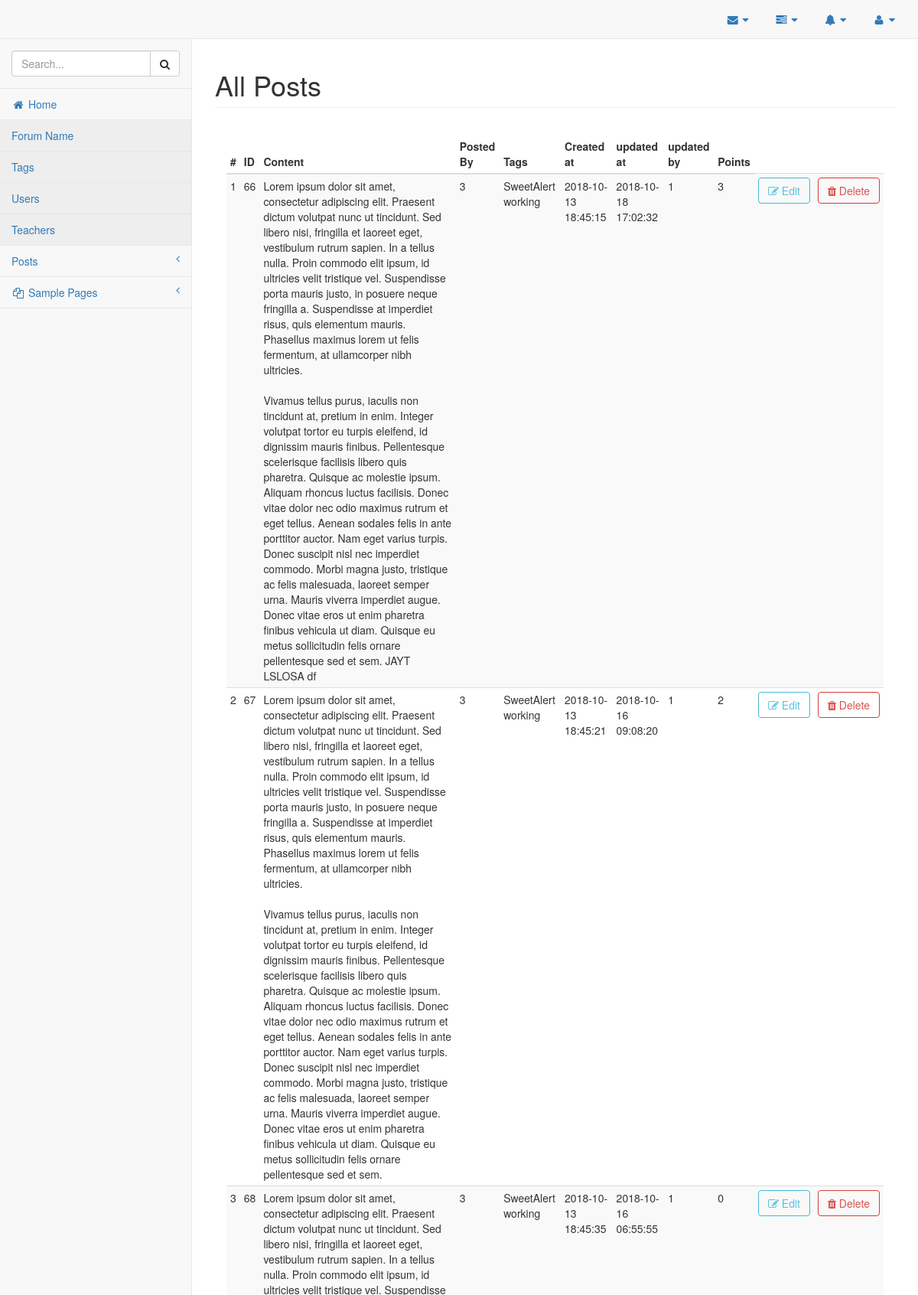
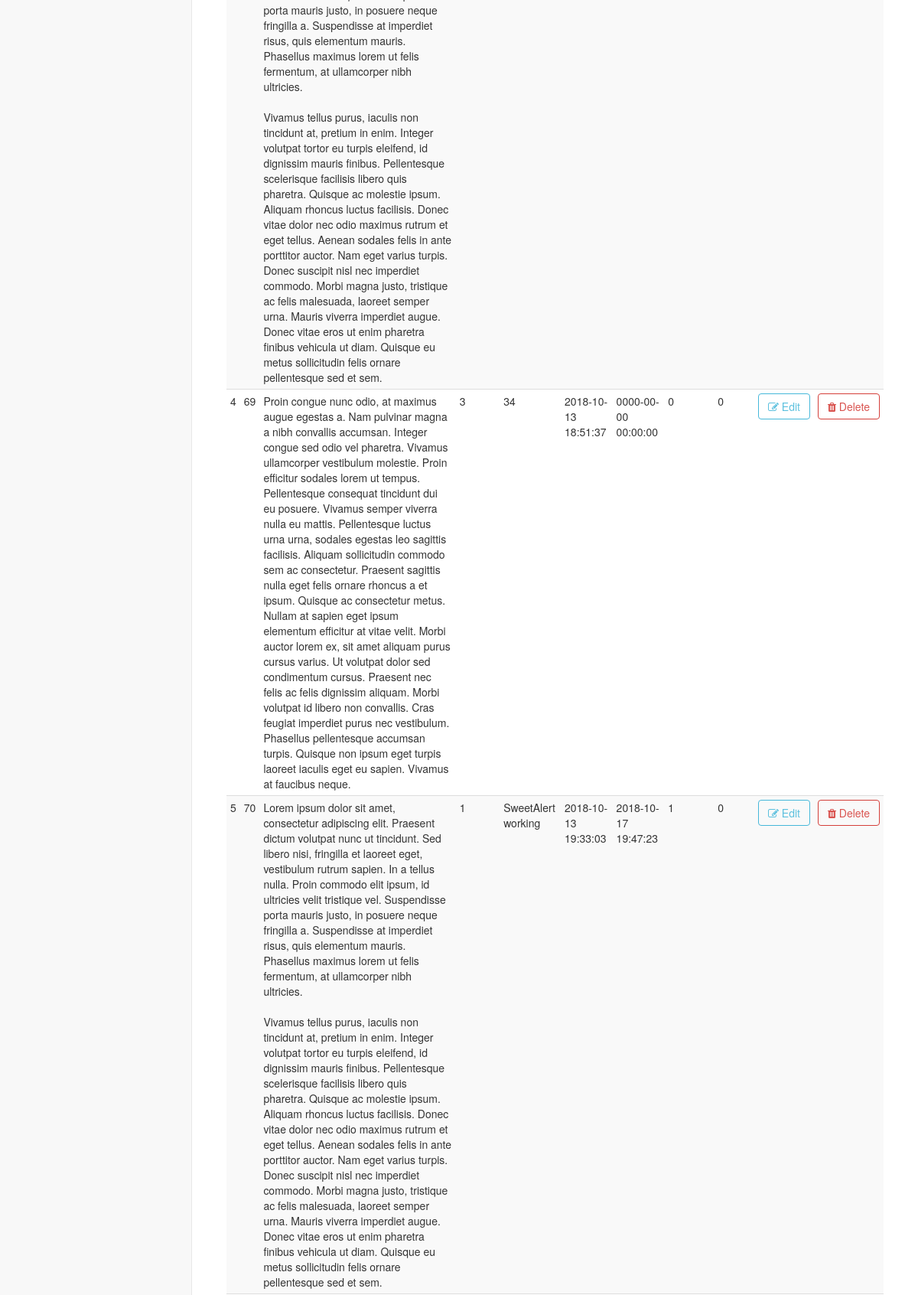
Screenshot of /admin/posts.php (signed in, upper part) with the database file from the repository (2 pictures, top to bottom).
### tables this page shows
CREATE TABLE `posts` (
  `post_id` int(11) NOT NULL,
  `post_content` text NOT NULL,
  `post_image` text NOT NULL,
  `post_user_id` int(11) NOT NULL,
  `post_tags` mediumtext NOT NULL,
  `created_at` datetime NOT NULL,
  `deleted_at` datetime NOT NULL,
  `is_deleted` bit(1) NOT NULL DEFAULT b'0',
  `deleted_by` int(11) NOT NULL,
  `updated_at` datetime NOT NULL,
  `updated_by` int(11) NOT NULL,
  `post_points` int(11) NOT NULL
);

### classes/Database.php (called while the page is built, shortened)
<?php
    class Database {
        private $servername;
        private $username;
        private $password;
        private $database;
        private $connection;
        public function __construct() {
            $this->servername = "localhost";
            $this->username = "aniket";
            $this->password = "aniket";
            $this->database = "forumdb";
        }
        public function connectDB() {
            $this->connection = new mysqli($this->servername, $this->username, $this->password, $this->database);
        }
        public function getConnection() {
            return $this->connection;
        }
    }
    $database = new Database();
?>

### classes/Posts.php (called while the page is built, shortened)
<?php
	require_once("Database.php");
	class Posts {
		private $connection;
		public function __construct() {
			global $database;
			$this->connection = $database->getConnection();
		}
		public function getAllPosts() {
			$sql = "SELECT * FROM posts WHERE is_deleted = 0";
			$result_set = $this->connection->query($sql);
			return $result_set;
		}
	}
?>

### admin/posts.php (the view, shortened to what this page needs)
<!DOCTYPE html>
<html lang="en">
    <?php
        require_once("../ui-elements/header.php");
        require_once("../classes/Posts.php");
    ?>
    <body>
        <div id="wrapper">
            <?php
                require_once("../ui-elements/navigation.php");
            ?>
            <div id="page-wrapper">
                <div class="row">
                    <div class="col-lg-12">
                        <h1 class="page-header">All Posts</h1>
                    </div>
                </div>
                <div class="panel-body">
                    <table width="100%" id="posts-table" class="table table-striped table-condensed" id="posts-table">
                        <thead>
                            <tr>
                                <th>#</th>
                                <th>ID</th>
                                <th>Content</th>
                                <th>Posted By</th>
                                <th>Tags</th>
                                <th>Created at</th>
                                <th>updated at</th>
                                <th>updated by</th>
                                <th>Points</th>
                            </tr>
                        </thead>
                        <tbody>
                            <?php
                                $sr_no = 1;
                                $posts = new Posts();
                                $all_posts = $posts->getAllPosts();
                                while($row = mysqli_fetch_assoc($all_posts)) {
                                    extract($row);
                            ?>
                                    <tr>
                                        <td><?php echo $sr_no; ?></td>
                                        <td><?php echo $post_id; ?></td>
                                        <td><?php echo $post_content; ?></td>
                                        <td><?php echo $post_user_id; ?></td>
                                        <td><?php echo $post_tags; ?></td>
                                        <td><?php echo $created_at; ?></td>
                                        <td><?php echo $updated_at; ?></td>
                                        <td><?php echo $updated_by; ?></td>
                                        <td><?php echo $post_points; ?></td>
                                        <td><a class='btn btn-outline btn-info' onclick="editPostClicked(event, <?php echo $post_id; ?>, 'posts-table', this);"><span class='fa fa-pencil-square-o'></span> Edit</a></td>
                                        <td><a class='btn btn-outline btn-danger' onclick="deletePostClicked(event, <?php echo $post_id; ?>, this);"><span class='fa fa-trash'></span> Delete</a></td>
                                    </tr>
                            <?php
                                    $sr_no++;
                                }
                            ?>
                        </tbody>
                    </table>
                </div>
            </div>
    </body>
</html>

### rows the page displays
posts: post_id "66", post_content "Lorem ipsum dolor sit amet, consectetur adipiscing elit. Praesent dictum volutpat nunc ut tincidunt. Sed libero nisi, fringilla et laoreet eget, vestibulum rutrum sapien. In a tellus nulla. Proin commodo elit ipsum, id ultricies velit tristique vel. Suspendisse porta mauris justo, in posuere neque fringilla a. Suspendisse at imperdiet risus, quis elementum mauris. Phasellus maximus lorem ut felis fermentum, at ullamcorper nibh ultricies. Vivamus tellus purus, iaculis non tincidunt at, pretium in enim. Integer volutpat tortor eu turpis eleifend, id dignissim mauris finibus. Pellentesque scelerisque facilisis libero quis pharetra. Quisque ac molestie ipsum. Aliquam rhoncus luctus facilisis.…", post_user "3", post_tags "SweetAlert working", created_at "2018-10-13 18:45:15", updated_at "2018-10-18 17:02:32", updated_by "1", post_points "3"
posts: post_id "67", post_content "Lorem ipsum dolor sit amet, consectetur adipiscing elit. Praesent dictum volutpat nunc ut tincidunt. Sed libero nisi, fringilla et laoreet eget, vestibulum rutrum sapien. In a tellus nulla. Proin commodo elit ipsum, id ultricies velit tristique vel. Suspendisse porta mauris justo, in posuere neque fringilla a. Suspendisse at imperdiet risus, quis elementum mauris. Phasellus maximus lorem ut felis fermentum, at ullamcorper nibh ultricies. Vivamus tellus purus, iaculis non tincidunt at, pretium in enim. Integer volutpat tortor eu turpis eleifend, id dignissim mauris finibus. Pellentesque scelerisque facilisis libero quis pharetra. Quisque ac molestie ipsum. Aliquam rhoncus luctus facilisis.…", post_user "3", post_tags "SweetAlert working", created_at "2018-10-13 18:45:21", updated_at "2018-10-16 09:08:20", updated_by "1", post_points "2"
posts: post_id "68", post_content "Lorem ipsum dolor sit amet, consectetur adipiscing elit. Praesent dictum volutpat nunc ut tincidunt. Sed libero nisi, fringilla et laoreet eget, vestibulum rutrum sapien. In a tellus nulla. Proin commodo elit ipsum, id ultricies velit tristique vel. Suspendisse porta mauris justo, in posuere neque fringilla a. Suspendisse at imperdiet risus, quis elementum mauris. Phasellus maximus lorem ut felis fermentum, at ullamcorper nibh ultricies. Vivamus tellus purus, iaculis non tincidunt at, pretium in enim. Integer volutpat tortor eu turpis eleifend, id dignissim mauris finibus. Pellentesque scelerisque facilisis libero quis pharetra. Quisque ac molestie ipsum. Aliquam rhoncus luctus facilisis.…", post_user "3", post_tags "SweetAlert working", created_at "2018-10-13 18:45:35", updated_at "2018-10-16 06:55:55", updated_by "1", post_points "0"
posts: post_id "69", post_content "Proin congue nunc odio, at maximus augue egestas a. Nam pulvinar magna a nibh convallis accumsan. Integer congue sed odio vel pharetra. Vivamus ullamcorper vestibulum molestie. Proin efficitur sodales lorem ut tempus. Pellentesque consequat tincidunt dui eu posuere. Vivamus semper viverra nulla eu mattis. Pellentesque luctus urna urna, sodales egestas leo sagittis facilisis. Aliquam sollicitudin commodo sem ac consectetur. Praesent sagittis nulla eget felis ornare rhoncus a et ipsum. Quisque ac consectetur metus. Nullam at sapien eget ipsum elementum efficitur at vitae velit. Morbi auctor lorem ex, sit amet aliquam purus cursus varius. Ut volutpat dolor sed condimentum cursus. Praesent nec…", post_user "3", post_tags "34", created_at "2018-10-13 18:51:37", updated_at "0000-00-00 00:00:00", updated_by "0", post_points "0"
posts: post_id "70", post_content "Lorem ipsum dolor sit amet, consectetur adipiscing elit. Praesent dictum volutpat nunc ut tincidunt. Sed libero nisi, fringilla et laoreet eget, vestibulum rutrum sapien. In a tellus nulla. Proin commodo elit ipsum, id ultricies velit tristique vel. Suspendisse porta mauris justo, in posuere neque fringilla a. Suspendisse at imperdiet risus, quis elementum mauris. Phasellus maximus lorem ut felis fermentum, at ullamcorper nibh ultricies. Vivamus tellus purus, iaculis non tincidunt at, pretium in enim. Integer volutpat tortor eu turpis eleifend, id dignissim mauris finibus. Pellentesque scelerisque facilisis libero quis pharetra. Quisque ac molestie ipsum. Aliquam rhoncus luctus facilisis.…", post_user "1", post_tags "SweetAlert working", created_at "2018-10-13 19:33:03", updated_at "2018-10-17 19:47:23", updated_by "1", post_points "0"
